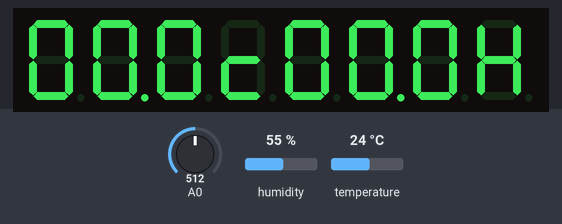
Bench run of a program on a simulated ESP8266 (NodeMCU). Parts: 8-digit seven-segment display. Inputs (shaded band) come from the test bench; at power-on: humidity 55 %, temperature 24 °C, A0 = 512. WiFi joins after 1.5 s; servers stay silent unless stated; no MQTT or app messages arrive unless stated; what the program prints to the serial monitor is not drawn.

Above: at 1.7 s.
1.8 s: humidity set to 22 %
At 10.8 s:
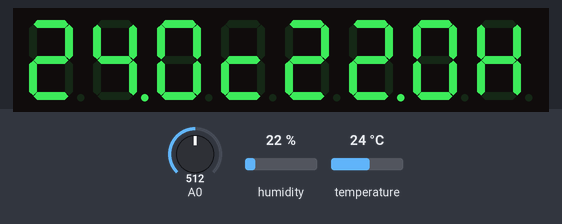
11.5 s: temperature set to 12 °C
At 21.1 s:
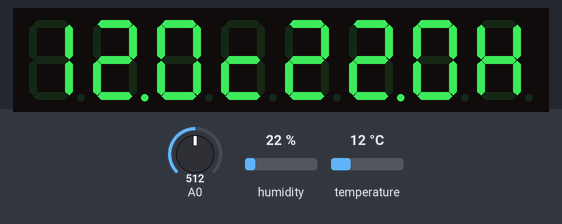
21.5 s: humidity set to 40 %
At 31.2 s:
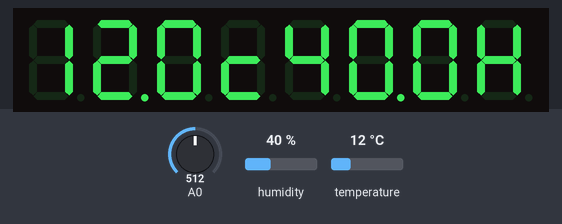
31.5 s: temperature set to 19 °C
At 40.4 s:
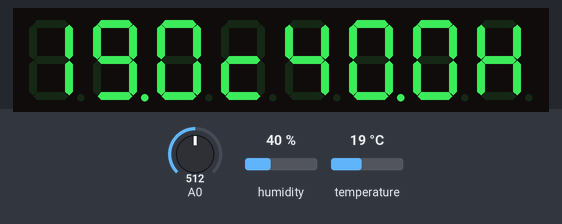
Timing chart, 0 to 41.9 s (numbered marks = the images above; inputs shaded):
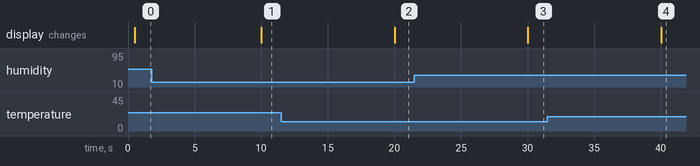

The program:

main.cpp
```cpp
// DHT22 Sensor with 7 segments display - ESP8266
// features : WiFi, DHT22 Sensor, Seven segments display

const char version[7] = "1.5.03";
const char built_date[9] = "20230830";
const char built_time[5] = "2131";

#include <ESP8266WiFi.h>
#include <DHT.h>
#include "LedControl.h"
#include <ArduinoJson.h>
#include <ESPAsyncTCP.h>
#include <ESPAsyncWebServer.h>
#include <AsyncElegantOTA.h>
#include <PubSubClient.h>

const char *ssid     = "BZ_IOT";
const char *password = "Password";

const byte DHTPIN = D4;

IPAddress local_IP(192, 168, 1, 201);
IPAddress gateway(192, 168, 1, 1);
IPAddress subnet(255, 255, 255, 0);
IPAddress primaryDNS(192, 168, 1, 1);
IPAddress secondaryDNS(192, 168, 1, 13);

#define MQTT_HOST IPAddress(192, 168, 1, 3)

unsigned long updateSegments;
unsigned long publishMQTT;
unsigned long mqttESPinfo;
unsigned long reconnTime;
float temperature;
float humidity;
int rainValue;
byte temp1 = 0;
byte temp2 = 0;
byte temp3 = 0;
byte hum1 = 0;
byte hum2 = 0;
byte hum3 = 0;

WiFiClient espClient;
PubSubClient client(espClient);
AsyncWebServer server(80);

DHT dht(DHTPIN, DHT22);
LedControl lc = LedControl(D0, D1, D2, 1);

void connectToWifi() {
	Serial.println("Connecting to Wi-Fi...");
	if (!WiFi.config(local_IP, gateway, subnet, primaryDNS, secondaryDNS)) {
		Serial.println("STA Failed to configure");
	}
	WiFi.begin(ssid, password);
	WiFi.setAutoReconnect(true);
	WiFi.persistent(true);
	Serial.print("Connected to ");
	Serial.println(WiFi.SSID());
}

void reconnect() {
    if (!client.connected()) {
        Serial.print("Attempting MQTT connection...");
        if (client.connect("ESP8266Client")) {
            Serial.println("connected");
        } else {
            Serial.print("failed, rc=");
            Serial.print(client.state());
        }
    }
}

void setup() {
    Serial.begin(115200);
    Serial.println("Booting");
    lc.shutdown(0, false);
    lc.setIntensity(0, 1);
    lc.clearDisplay(0);
    connectToWifi();
    server.on("/", HTTP_GET, [](AsyncWebServerRequest *request) {
    request->send(200, "text/plain", "Hi! I am ESP8266. ESP-Weather\nVersion: " + String(version)  + "\nBuilt Date: " + String(built_date) + "\nBuilt Time: " + String(built_time));
	});

	AsyncElegantOTA.begin(&server);         // Start ElegantOTA
    server.begin();                         // ElegantOTA
    WiFi.setAutoReconnect(true);
    WiFi.persistent(true);
    client.setServer(MQTT_HOST, 1883);      // MQTT
    dht.begin();
    delay(500);
}

void loop() {
    client.loop();

    if ((millis() - updateSegments) > 10000) {
        temperature = dht.readTemperature();
        humidity = dht.readHumidity();
        rainValue = 1024 - analogRead(A0);
        temp1	= int(temperature) / 10;
        temp2	= int(temperature) % 10;
        temp3	= int(temperature * 10) % 10;
        hum1	= int(humidity) / 10;
        hum2	= int(humidity) % 10;
        hum3	= int(humidity * 10) % 10;
        updateSegments = millis();
    }
    if (!client.connected()) {
		if (millis() - reconnTime > 1000) {
			reconnect();
			reconnTime = millis();
		}
	} else {
        if (millis() - publishMQTT > 60000) {
            DynamicJsonDocument docInfo(64);
            String MQTT_STR;
            docInfo["temp"] = String(temperature, 1);
            docInfo["hum"] = String(humidity, 1);
            docInfo["rain"] = String(rainValue);
            serializeJson(docInfo, MQTT_STR);
            client.publish("esp/weather/log", MQTT_STR.c_str());
            publishMQTT = millis();
        }
        if (millis() - mqttESPinfo > 1000) {
            DynamicJsonDocument docInfo(128);
            String MQTT_STR;
            docInfo["temp"] = String(temperature, 1);
            docInfo["hum"] = String(humidity, 1);
            docInfo["rain"] = String(rainValue);
            docInfo["rssi"] = String(WiFi.RSSI());
            docInfo["uptime"] = String(millis()/1000);
            serializeJson(docInfo, MQTT_STR);
            client.publish("esp/weather/info", MQTT_STR.c_str());
            mqttESPinfo = millis();
        }
    }
    if (isnan(temperature) || isnan(humidity) || (humidity == 7 && temperature == 7)) {
        lc.setChar(0, 7, '-', false);
        lc.setChar(0, 6, '-', false);
        lc.setChar(0, 5, '-', false);
        lc.setChar(0, 3, '-', false);
        lc.setChar(0, 2, '-', false);
        lc.setChar(0, 1, '-', false);
    } else {
        lc.setChar(0, 7, temp1, false);
        lc.setChar(0, 6, temp2, true);
        lc.setChar(0, 5, temp3, false);
        lc.setChar(0, 4, 'C',   false);
        lc.setChar(0, 3, hum1,  false);
        lc.setChar(0, 2, hum2,  true);
        lc.setChar(0, 1, hum3,  false);
        lc.setChar(0, 0, 'H',   false);
    }
}
```

Measured:
- after the input at 1.8 s, the display: changes after 8.2 s (image 1)
- after the input at 11.5 s, the display: changes after 8.5 s (image 2)
- after the input at 21.5 s, the display: changes after 8.5 s (image 3)
- after the input at 31.5 s, the display: changes after 8.5 s (image 4)
